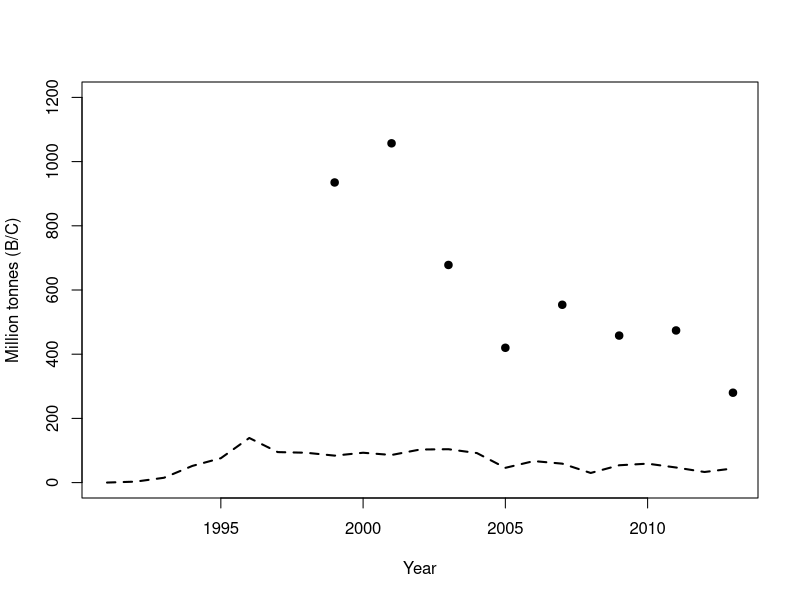

Recreate this plot in R. (Note: this script raises an error after producing the figure.)
## ---- chunk 1
knitr::opts_chunk$set(echo = TRUE)
library(ggplot2)
library(Hmisc)
library(mvtnorm)

#SetWD

## ---- chunk 2
# JUST USING LAST VIG

data.years <- 1991:2013
harvest <- c(0.1,3,15,52,76,139,95,93,84,93,86,103,104,
92,46,67,59,30,54,59,47,33,44)
index <- c(NA,NA,NA,NA,NA,NA,NA,NA,935,NA,1057,NA,678,NA,
420,NA,554,NA,458,NA,474,NA,280)


plot(data.years,index, pch=19,xlab="Year",ylab="Million tonnes (B/C)",
ylim=c(0,1200))
lines(data.years,harvest,lty=2,lwd=2)

## ---- chunk 3
# LOGISTIC PRODUCTION FXN
PT <- function(B,C,K,r) {
  #function schaefer takes the current biomass, a catch,
  #and the model parameters to compute next year's biomass
  res <- B + B * r * (1 - (B/K)**(1.2-1)) - C
  return(max(0.001,res)) # we add a constraint to prevent negative biomass
}


# BIOMASS PRODUCTION FXN
dynamics <- function(pars,C,yrs) {
  # dynamics takes the model parameters, the time series of catch,
  # & the yrs to do the projection over
  # first extract the parameters from the pars vector (we estimate K in log-space)
  K <- exp(pars[1])
  r <- exp(pars[2])
  #m <- exp(pars[3])
  # find the total number of years
  nyr <- length(C) + 1
  # if the vector of years was not supplied we create
  # a default to stop the program crashing
  if (missing(yrs)) yrs <- 1:nyr
  #set up the biomass vector
  B <- numeric(nyr)
  #intialize biomass at carrying capacity
  B[1] <- K
  # project the model forward using the schaefer model
  for (y in 2:nyr) {
    B[y] <- rnorm(1, PT(B[y-1],C[y-1],K,r), sd(harvest))
  }
  #return the time series of biomass
  return(B[yrs])
  #end function dynamics
}

# function to calculate the negative log-likelihood
nll <- function(pars,C,U) { #this function takes the parameters, the catches, and the index data
  sigma <- exp(pars[3]) # additional parameter, the standard deviation of the observation error
  B <- dynamics(pars,C) #run the biomass dynamics for this set of parameters
  Uhat <- B #calculate the predicted biomass index - here we assume an unbiased absolute biomass estimate
  output <- -sum(dnorm(log(U),log(Uhat),sigma,log=TRUE),na.rm=TRUE) #calculate the negative log-likelihood
return(output)
#end function nll
}

# FXN TO PERFORM ASSESSMENT AND ESTIMATE PARAMS
assess <- function(catch,index,calc.vcov=FALSE,pars.init) {
  # assess takes catch and index data, initial values for the parameters,
  # and a flag saying whether to compute uncertainty estimates for the model parameters
  #fit model
  # optim runs the function nll() repeatedly with differnt values for the parameters,
  # to find the values that give the best fit to the index data
  res <- optim(pars.init,nll,C=catch,U=index,hessian=TRUE) # extra arguments for fxn
  # store the output from the model fit
  output <- list()
  output$pars <- res$par
  output$biomass <- dynamics(res$par,catch)
  output$convergence <- res$convergence
  output$nll <- res$value
  if (calc.vcov)
    output$vcov <- solve(res$hessian)
return(output)
#end function assess
}

# NOW RUN ASSESSMENT
ini.parms <- c(log(1200), log(0.1), log(0.3)) # Initial param vector for log(K), log(r), log(sigma), log m?

# FIT TO DATA
redfish <- assess(harvest,index,calc.vcov=TRUE,ini.parms)
redfish


# EXTRACT MAX LIKELIHOOD AND PARAM ESTIMATES
biomass.mle <- redfish$biomass
# print(biomass.mle)
pars.mle <- redfish$pars
# print(exp(pars.mle))



## ---- chunk 4
#SAME AS LAST VIG

# To obtain a set of plausible alternatives for the parameters of the operating model, we will use the statistical uncertainty from the estimation by sampling parameter sets from the estimated variance-covariance matrix.



#define the number of iterations for the MSE
niter <- 200
#set up a storage matrix for our alternative parameter sets
pars.iter <- matrix(NA,nrow = niter, ncol=3)
colnames(pars.iter) <- c("log_K","log_r","log_sigma")
# generate the sets of parameter values
for (i in 1:niter) {
  pars.iter[i,] <- mvtnorm::rmvnorm(1, mean = redfish$pars,
                                    sigma = redfish$vcov)
}
# Now generate replicate model outputs
biomass.iter <- data.frame()
for (i in 1:niter) {
  #here we calculate the biomass trajectory for each of the above sampled parameter vectors
  biomass.iter <- rbind(biomass.iter,
                        data.frame(year = seq(min(data.years),
                                              max(data.years)+1),
                                   biomass = dynamics(pars.iter[i,], harvest),
                                   iter = i))
}
biomass.iter

## ---- chunk 5

biomass.iter %>%
  group_by(year) %>%
  median_qi(biomass, .width = c(.5, .8, .95)) %>%
  ggplot() +
  geom_lineribbon(aes(x = year, y = biomass, ymin = .lower, ymax = .upper),
                  show.legend = FALSE) +
  scale_fill_brewer() +
  # theme_bw() +
  geom_line(aes(y=harvest,x=year), data = tibble(harvest = harvest,
                                                 year = data.years),lty=2) +
  geom_point(aes(y=index, x=year), data = data.frame(index=index,
                                                     year = data.years)) +
  # geom_line(aes(y=biomass,x=year,group=iter,col=iter),data = subset(biomass.iter,iter%in%1:10)) +
  ylab("Estimated B and C (million tonnes)") +
  theme_bw() +
  guides(scale = "none")

## ---- chunk 6

proj.years <- 2014:2034

##### Data generation
observe <- function(biomass, sigma) {
  biomass * exp(rnorm(1, -0.5*(sigma**2), sigma))
}

## ---- chunk 7
# USING A FIXED TARGET EXPLOITATION RATE - calculates catch for next hear based on fixed percentage of most recent biomass estimate

control <- function(estimated.biomass, control.pars) {
  H1 <- control.pars$H1
  H2 <- control.pars$H2
  Bmax <- control.pars$Bmax
  B2 <- control.pars$B2
  B1 <- control.pars$B1
  harv <- ifelse(estimated.biomass >= B1, H1,
                 ifelse(estimated.biomass < B2, H2,
                        (H1-H2)/(B1-B2)*(estimated.biomass - B2) + H2))
  return(harv)
  #end function control
}

control.pars <- list()
control.pars$H1 <- 0.05
control.pars$H2 <- 0
control.pars$Bmax <- max(index, na.rm =TRUE)
control.pars$B2 <- 0.2*control.pars$Bmax
control.pars$B1 <- 0.5*control.pars$Bmax


implement <- function(TAC,...) {
  TAC
}

evaluate <- function(pars.iter, biomass.iter,
                     control.pars, data.years, proj.years,
                     iterations, overshoot, ...) {
  # function arguments:
  # pars.iter & biomass.iter, the parameters & historical biomass trajectories of the operating model
  # control.pars, the specifications of the harvest control rule
  # set up some indexing values
  iyr <- length(data.years)+1
  pyr <- length(proj.years)
  yrs <- c(data.years, proj.years, max(proj.years)+1)
  # set up a data frame to store the results
  res <- data.frame()
  # loop over the iterations of the MSE, each iteration conducts a 20 year projection with annual generation of biomass
  # observations and appliations of the control rule.
  for(i in 1:iterations) { 
    #i = 1
    #extract the parameters for this iteration
    K.i <- exp(pars.iter[i,1])
    r.i <- exp(pars.iter[i,2])
    sig.i <- exp(pars.iter[i,3])
    #set up vectors for time series of interest.
    biomass.i <- c(subset(biomass.iter, iter==i)$biomass, numeric(pyr))
    index.i <- c(index,numeric(pyr))
    catch.i <- c(harvest, numeric(pyr))
    TAC.i <- numeric(pyr)
    # loop over the projection period.
    for (y in iyr:(iyr+pyr-1)) {
      #generate the data for the most recent year
      index.i[y] <- observe(biomass.i[y] , sig.i)
      #calculate the TAC based on the harvest control rule
      # note that the control rule ONLY sees the index data, not the operating model biomass. WHYYYYYYYYYYYYYYYYYYYYYYYYYYYYYY
      TAC.i [y] <- control(index.i[y], control.pars) * index.i[y]
      #find the realized catch after implementation error
      catch.i[y] <- implement(TAC.i[y], overshoot)
      # update the true biomass of the operating model based on the output of the HCR
      biomass.i[y+1] <- PT(biomass.i[y],catch.i[y],K.i,r.i)
      #end projection year loop for iteration i
      }
    #store the results for this iteration
    res <- rbind(res, data.frame(year = yrs[-length(yrs)],
                                 value = index.i, type = "index", iter = i),
                 data.frame(year = yrs[-length(yrs)],
                            value = catch.i, type = "catch", iter=i),
                 data.frame(year = yrs, value = biomass.i,
                            type= "biomass", iter=i))
    #end loop over iterations
    }
  res
  return(res)
  # #end function evaluate()
  }

## ---- chunk 8

# Fixed 10% exploitation rate of est. biomass for all iterations and 20 yrs
project.fixed <- evaluate(pars.iter, biomass.iter, control.pars, data.years,
                          proj.years, niter, overshoot = NA)
tail(project.fixed)

# View trajectories of catch and om biomass from output
projection.plot <- function(project.results) {
  # Fig2 <- ggplot(data = subset(project.results, type != "index"),
  #  aes(x = year, y = value))
  project.results %>%
    filter(type %in% c("biomass","catch")) %>%
    group_by(type, year) %>%
    median_qi(value, .width = c(.5, .8, .95)) %>%
    ggplot() +
    geom_lineribbon(aes(x = year, y = value, ymin = .lower, ymax = .upper),
                    show.legend = FALSE) +
    scale_fill_brewer() +
    geom_line(aes(y=value,x=year),data = subset(project.results, type != "index" & iter==1 & year %in% proj.years), lty=1,lwd=1,col=gray(0.7)) +
    geom_line(aes(y=value,x=year),data = subset(project.results, type != "index" & iter==2 & year %in% proj.years), lty=1,lwd=1,col=gray(0.7)) +
    geom_line(aes(y=value,x=year),data = subset(project.results, type != "index" & iter==3 & year %in% proj.years), lty=1,lwd=1,col=gray(0.7)) +
    # stat_summary(fun.data = "median_hilow", geom = "smooth", col="black",
    #              fill = gray(0.5), lty = 2, aes=0.1) +
    # stat_summary(fun = median, fun.min = function(x)0, geom="line",
    #              data = subset(project.results, type != "index" & year %in% data.years), lwd=1) +
    facet_wrap(~type, scale = "free_y") +
    ylab("Million tonnes") +
    theme_bw()
}


projection.plot(project.fixed)
